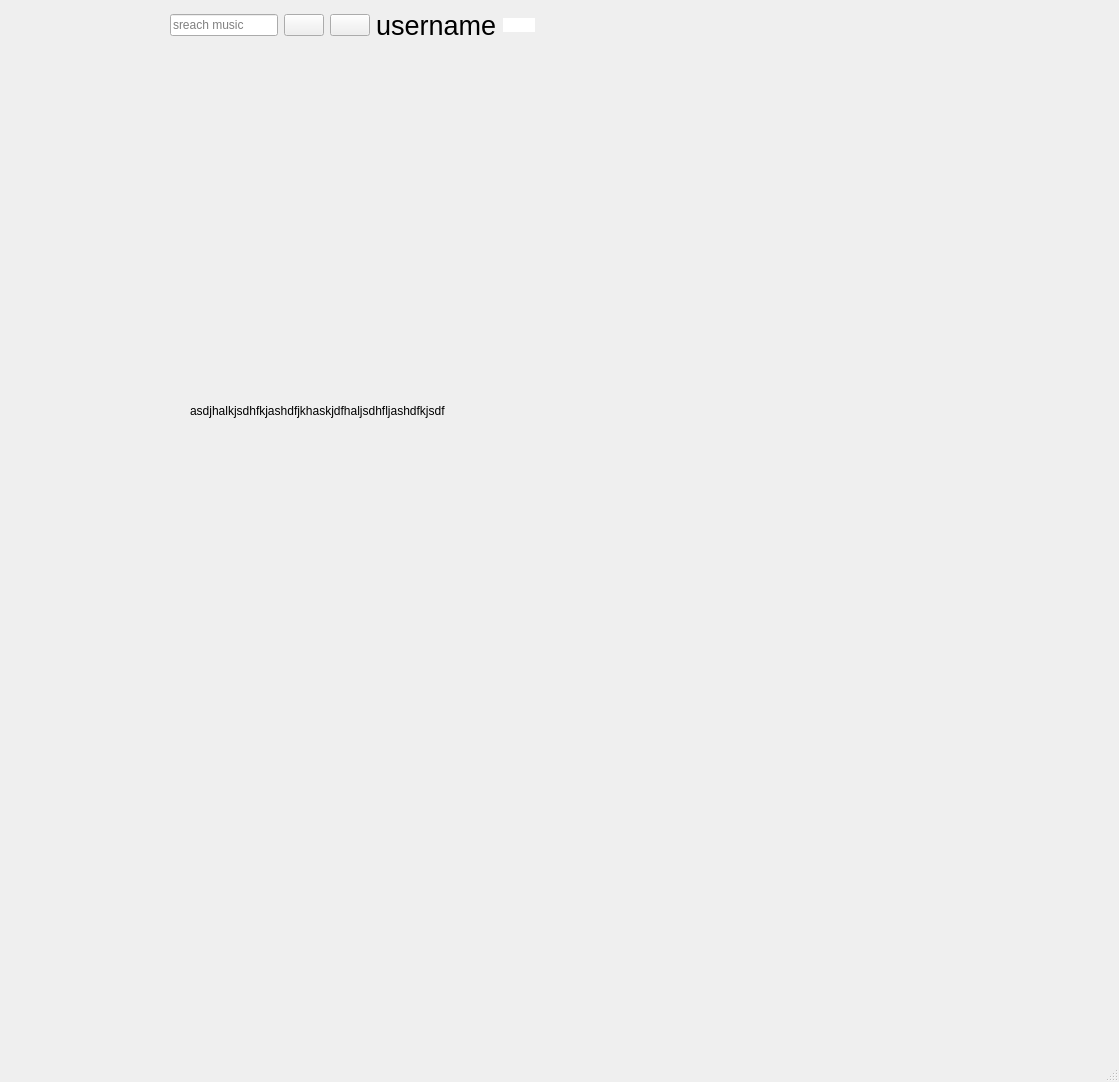
<?xml version="1.0" encoding="UTF-8"?>
<ui version="4.0">
 <class>MainWindow</class>
 <widget class="QMainWindow" name="MainWindow">
  <property name="geometry">
   <rect>
    <x>0</x>
    <y>0</y>
    <width>1119</width>
    <height>1082</height>
   </rect>
  </property>
  <property name="windowTitle">
   <string>MainWindow</string>
  </property>
  <widget class="QWidget" name="centralwidget">
   <widget class="QStackedWidget" name="stackedWidget">
    <property name="geometry">
     <rect>
      <x>0</x>
      <y>0</y>
      <width>1111</width>
      <height>811</height>
     </rect>
    </property>
    <property name="currentIndex">
     <number>1</number>
    </property>
    <widget class="QWidget" name="page">
     <widget class="QPushButton" name="pushButton_3">
      <property name="geometry">
       <rect>
        <x>10</x>
        <y>270</y>
        <width>191</width>
        <height>41</height>
       </rect>
      </property>
      <property name="text">
       <string>new library</string>
      </property>
     </widget>
     <widget class="QLabel" name="label">
      <property name="geometry">
       <rect>
        <x>-10</x>
        <y>40</y>
        <width>121</width>
        <height>109</height>
       </rect>
      </property>
      <property name="text">
       <string/>
      </property>
      <property name="pixmap">
       <pixmap>../../../../Downloads/ChatGPT Image 15_40_29 25 thg 10, 2025.png</pixmap>
      </property>
      <property name="scaledContents">
       <bool>true</bool>
      </property>
     </widget>
     <widget class="QLabel" name="label_6">
      <property name="geometry">
       <rect>
        <x>20</x>
        <y>230</y>
        <width>171</width>
        <height>41</height>
       </rect>
      </property>
      <property name="font">
       <font>
        <pointsize>15</pointsize>
       </font>
      </property>
      <property name="styleSheet">
       <string notr="true">background-color:rgb(255, 255, 255)</string>
      </property>
      <property name="text">
       <string>your library</string>
      </property>
     </widget>
     <widget class="QWidget" name="horizontalLayoutWidget">
      <property name="geometry">
       <rect>
        <x>110</x>
        <y>40</y>
        <width>911</width>
        <height>111</height>
       </rect>
      </property>
      <layout class="QHBoxLayout" name="horizontalLayout">
       <property name="sizeConstraint">
        <enum>QLayout::SetFixedSize</enum>
       </property>
       <item>
        <layout class="QGridLayout" name="gridLayout"/>
       </item>
       <item>
        <widget class="QLineEdit" name="lineEdit">
         <property name="placeholderText">
          <string>sreach music</string>
         </property>
        </widget>
       </item>
       <item>
        <widget class="QPushButton" name="home_5">
         <property name="text">
          <string/>
         </property>
         <property name="icon">
          <iconset>
           <normaloff>../../../../../../Downloads/tải_xuống__1_-removebg-preview (1).png</normaloff>../../../../../../Downloads/tải_xuống__1_-removebg-preview (1).png</iconset>
         </property>
         <property name="iconSize">
          <size>
           <width>40</width>
           <height>40</height>
          </size>
         </property>
        </widget>
       </item>
       <item>
        <widget class="QPushButton" name="home_4">
         <property name="text">
          <string/>
         </property>
         <property name="icon">
          <iconset>
           <normaloff>../../../../../../Downloads/tải_xuống__1_-removebg-preview (1).png</normaloff>../../../../../../Downloads/tải_xuống__1_-removebg-preview (1).png</iconset>
         </property>
         <property name="iconSize">
          <size>
           <width>40</width>
           <height>40</height>
          </size>
         </property>
        </widget>
       </item>
       <item>
        <widget class="QLabel" name="label_2">
         <property name="font">
          <font>
           <pointsize>20</pointsize>
          </font>
         </property>
         <property name="styleSheet">
          <string notr="true">color:rgb(0, 0, 0)</string>
         </property>
         <property name="text">
          <string>username</string>
         </property>
        </widget>
       </item>
       <item>
        <widget class="QPushButton" name="home_3">
         <property name="styleSheet">
          <string notr="true"> background-color: white;
 border-radius: 25px;
    </string>
         </property>
         <property name="text">
          <string/>
         </property>
         <property name="icon">
          <iconset>
           <normaloff>../../../../../../Downloads/tải_xuống__1_-removebg-preview (1).png</normaloff>../../../../../../Downloads/tải_xuống__1_-removebg-preview (1).png</iconset>
         </property>
         <property name="iconSize">
          <size>
           <width>40</width>
           <height>40</height>
          </size>
         </property>
        </widget>
       </item>
      </layout>
     </widget>
     <widget class="QLabel" name="label_4">
      <property name="geometry">
       <rect>
        <x>10</x>
        <y>210</y>
        <width>211</width>
        <height>611</height>
       </rect>
      </property>
      <property name="styleSheet">
       <string notr="true">background-color:rgb(232, 255, 125)</string>
      </property>
      <property name="text">
       <string/>
      </property>
     </widget>
     <zorder>label_4</zorder>
     <zorder>pushButton_3</zorder>
     <zorder>label</zorder>
     <zorder>label_6</zorder>
     <zorder>horizontalLayoutWidget</zorder>
    </widget>
    <widget class="QWidget" name="page_2">
     <widget class="QWidget" name="horizontalLayoutWidget_2">
      <property name="geometry">
       <rect>
        <x>170</x>
        <y>10</y>
        <width>911</width>
        <height>111</height>
       </rect>
      </property>
      <layout class="QHBoxLayout" name="horizontalLayout_2">
       <property name="sizeConstraint">
        <enum>QLayout::SetFixedSize</enum>
       </property>
       <item>
        <layout class="QGridLayout" name="gridLayout_2"/>
       </item>
       <item>
        <widget class="QLineEdit" name="lineEdit_2">
         <property name="placeholderText">
          <string>sreach music</string>
         </property>
        </widget>
       </item>
       <item>
        <widget class="QPushButton" name="home_6">
         <property name="text">
          <string/>
         </property>
         <property name="icon">
          <iconset>
           <normaloff>../../../../../../Downloads/tải_xuống__1_-removebg-preview (1).png</normaloff>../../../../../../Downloads/tải_xuống__1_-removebg-preview (1).png</iconset>
         </property>
         <property name="iconSize">
          <size>
           <width>40</width>
           <height>40</height>
          </size>
         </property>
        </widget>
       </item>
       <item>
        <widget class="QPushButton" name="home_7">
         <property name="text">
          <string/>
         </property>
         <property name="icon">
          <iconset>
           <normaloff>../../../../../../Downloads/tải_xuống__1_-removebg-preview (1).png</normaloff>../../../../../../Downloads/tải_xuống__1_-removebg-preview (1).png</iconset>
         </property>
         <property name="iconSize">
          <size>
           <width>40</width>
           <height>40</height>
          </size>
         </property>
        </widget>
       </item>
       <item>
        <widget class="QLabel" name="label_3">
         <property name="font">
          <font>
           <pointsize>20</pointsize>
          </font>
         </property>
         <property name="styleSheet">
          <string notr="true">color:rgb(0, 0, 0)</string>
         </property>
         <property name="text">
          <string>username</string>
         </property>
        </widget>
       </item>
       <item>
        <widget class="QPushButton" name="home_8">
         <property name="styleSheet">
          <string notr="true"> background-color: white;
 border-radius: 25px;
    </string>
         </property>
         <property name="text">
          <string/>
         </property>
         <property name="icon">
          <iconset>
           <normaloff>../../../../../../Downloads/tải_xuống__1_-removebg-preview (1).png</normaloff>../../../../../../Downloads/tải_xuống__1_-removebg-preview (1).png</iconset>
         </property>
         <property name="iconSize">
          <size>
           <width>40</width>
           <height>40</height>
          </size>
         </property>
        </widget>
       </item>
      </layout>
     </widget>
     <widget class="QLabel" name="label_5">
      <property name="geometry">
       <rect>
        <x>20</x>
        <y>10</y>
        <width>121</width>
        <height>109</height>
       </rect>
      </property>
      <property name="text">
       <string/>
      </property>
      <property name="pixmap">
       <pixmap>../../../../Downloads/ChatGPT Image 15_40_29 25 thg 10, 2025.png</pixmap>
      </property>
      <property name="scaledContents">
       <bool>true</bool>
      </property>
     </widget>
     <widget class="QLabel" name="label_7">
      <property name="geometry">
       <rect>
        <x>190</x>
        <y>250</y>
        <width>931</width>
        <height>321</height>
       </rect>
      </property>
      <property name="text">
       <string>asdjhalkjsdhfkjashdfjkhaskjdfhaljsdhfljashdfkjsdf</string>
      </property>
      <property name="wordWrap">
       <bool>true</bool>
      </property>
     </widget>
    </widget>
   </widget>
  </widget>
  <widget class="QMenuBar" name="menubar">
   <property name="geometry">
    <rect>
     <x>0</x>
     <y>0</y>
     <width>1119</width>
     <height>26</height>
    </rect>
   </property>
  </widget>
  <widget class="QStatusBar" name="statusbar"/>
 </widget>
 <resources/>
 <connections/>
</ui>
